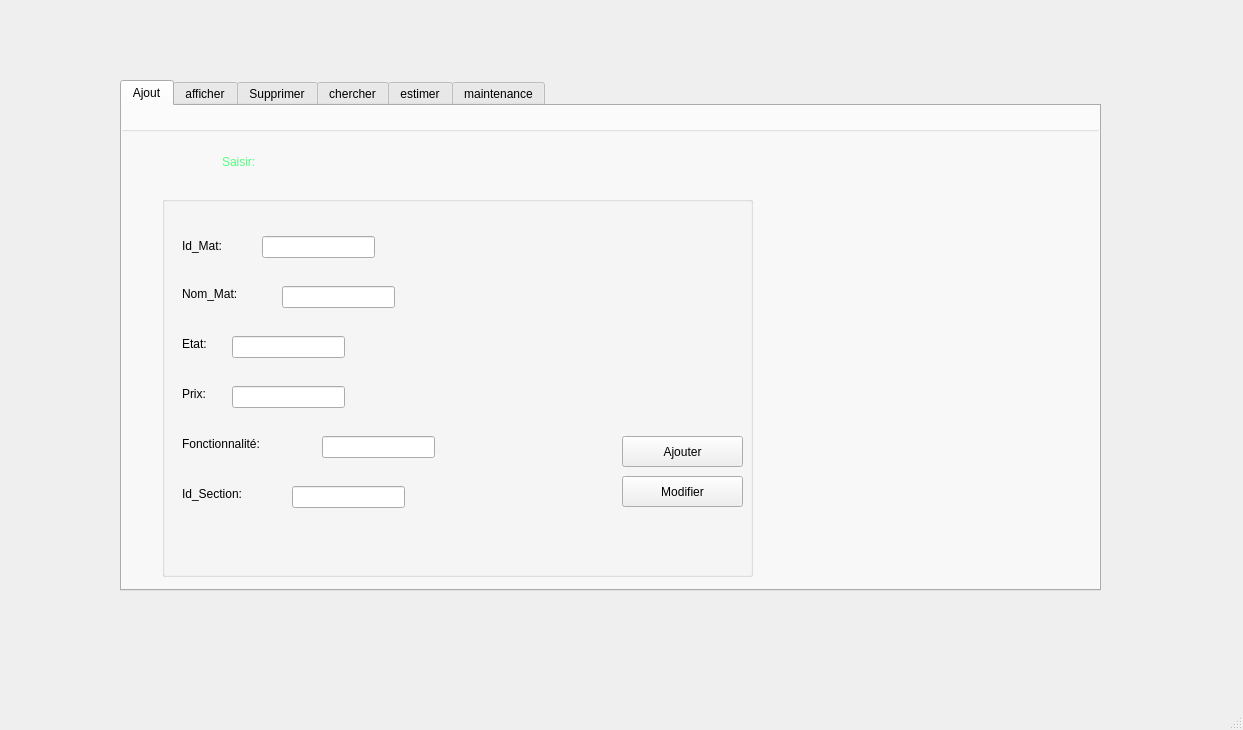
<?xml version="1.0" encoding="UTF-8"?>
<ui version="4.0">
 <class>GM_mainwindow</class>
 <widget class="QMainWindow" name="GM_mainwindow">
  <property name="geometry">
   <rect>
    <x>0</x>
    <y>0</y>
    <width>1243</width>
    <height>730</height>
   </rect>
  </property>
  <property name="windowTitle">
   <string>MainWindow</string>
  </property>
  <widget class="QWidget" name="centralwidget">
   <widget class="QTabWidget" name="Supprimer">
    <property name="geometry">
     <rect>
      <x>120</x>
      <y>80</y>
      <width>981</width>
      <height>511</height>
     </rect>
    </property>
    <property name="styleSheet">
     <string notr="true"/>
    </property>
    <property name="currentIndex">
     <number>0</number>
    </property>
    <widget class="QWidget" name="tab_2mat">
     <attribute name="title">
      <string>Ajout</string>
     </attribute>
     <widget class="QGroupBox" name="groupBox_sasier">
      <property name="geometry">
       <rect>
        <x>-180</x>
        <y>20</y>
        <width>1241</width>
        <height>691</height>
       </rect>
      </property>
      <property name="styleSheet">
       <string notr="true"/>
      </property>
      <property name="title">
       <string/>
      </property>
      <widget class="QLabel" name="saisie">
       <property name="geometry">
        <rect>
         <x>280</x>
         <y>0</y>
         <width>531</width>
         <height>71</height>
        </rect>
       </property>
       <property name="styleSheet">
        <string notr="true">font: 75 36pt &quot;MS Shell Dlg 2&quot;;
color: rgb(85, 255, 127);</string>
       </property>
       <property name="text">
        <string>Saisir:</string>
       </property>
      </widget>
      <widget class="QGroupBox" name="groupBox_4555">
       <property name="geometry">
        <rect>
         <x>220</x>
         <y>70</y>
         <width>591</width>
         <height>381</height>
        </rect>
       </property>
       <property name="title">
        <string/>
       </property>
       <widget class="QLabel" name="label_idmat">
        <property name="geometry">
         <rect>
          <x>20</x>
          <y>40</y>
          <width>71</width>
          <height>20</height>
         </rect>
        </property>
        <property name="styleSheet">
         <string notr="true">font: 75 12pt &quot;MS Shell Dlg 2&quot;;</string>
        </property>
        <property name="text">
         <string>Id_Mat:</string>
        </property>
       </widget>
       <widget class="QLineEdit" name="GM_lineEdit_id">
        <property name="geometry">
         <rect>
          <x>100</x>
          <y>40</y>
          <width>113</width>
          <height>22</height>
         </rect>
        </property>
       </widget>
       <widget class="QLabel" name="label_nommat">
        <property name="geometry">
         <rect>
          <x>20</x>
          <y>90</y>
          <width>91</width>
          <height>16</height>
         </rect>
        </property>
        <property name="styleSheet">
         <string notr="true">font: 75 12pt &quot;MS Shell Dlg 2&quot;;</string>
        </property>
        <property name="text">
         <string>Nom_Mat:</string>
        </property>
       </widget>
       <widget class="QLineEdit" name="GM_lineEdit_nom">
        <property name="geometry">
         <rect>
          <x>120</x>
          <y>90</y>
          <width>113</width>
          <height>22</height>
         </rect>
        </property>
       </widget>
       <widget class="QLabel" name="label_etat">
        <property name="geometry">
         <rect>
          <x>20</x>
          <y>140</y>
          <width>56</width>
          <height>16</height>
         </rect>
        </property>
        <property name="styleSheet">
         <string notr="true">font: 75 12pt &quot;MS Shell Dlg 2&quot;;</string>
        </property>
        <property name="text">
         <string>Etat:</string>
        </property>
       </widget>
       <widget class="QLineEdit" name="GM_lineEdit_etat">
        <property name="geometry">
         <rect>
          <x>70</x>
          <y>140</y>
          <width>113</width>
          <height>22</height>
         </rect>
        </property>
       </widget>
       <widget class="QLabel" name="label_prix">
        <property name="geometry">
         <rect>
          <x>20</x>
          <y>190</y>
          <width>56</width>
          <height>16</height>
         </rect>
        </property>
        <property name="styleSheet">
         <string notr="true">font: 75 12pt &quot;MS Shell Dlg 2&quot;;</string>
        </property>
        <property name="text">
         <string>Prix:</string>
        </property>
       </widget>
       <widget class="QLineEdit" name="GM_lineEdit_prix">
        <property name="geometry">
         <rect>
          <x>70</x>
          <y>190</y>
          <width>113</width>
          <height>22</height>
         </rect>
        </property>
       </widget>
       <widget class="QLabel" name="label_fonct">
        <property name="geometry">
         <rect>
          <x>20</x>
          <y>240</y>
          <width>131</width>
          <height>16</height>
         </rect>
        </property>
        <property name="styleSheet">
         <string notr="true">font: 75 12pt &quot;MS Shell Dlg 2&quot;;</string>
        </property>
        <property name="text">
         <string>Fonctionnalité:</string>
        </property>
       </widget>
       <widget class="QLineEdit" name="GM_lineEdit_fonctionnalite">
        <property name="geometry">
         <rect>
          <x>160</x>
          <y>240</y>
          <width>113</width>
          <height>22</height>
         </rect>
        </property>
       </widget>
       <widget class="QLabel" name="label_idsec">
        <property name="geometry">
         <rect>
          <x>20</x>
          <y>290</y>
          <width>101</width>
          <height>16</height>
         </rect>
        </property>
        <property name="styleSheet">
         <string notr="true">font: 75 12pt &quot;MS Shell Dlg 2&quot;;</string>
        </property>
        <property name="text">
         <string>Id_Section:</string>
        </property>
       </widget>
       <widget class="QLineEdit" name="GM_lineEdit_idsection">
        <property name="geometry">
         <rect>
          <x>130</x>
          <y>290</y>
          <width>113</width>
          <height>22</height>
         </rect>
        </property>
       </widget>
       <widget class="QPushButton" name="GM_ajouter_clicked_mat">
        <property name="geometry">
         <rect>
          <x>460</x>
          <y>240</y>
          <width>121</width>
          <height>31</height>
         </rect>
        </property>
        <property name="styleSheet">
         <string notr="true">font: 8pt &quot;MS Shell Dlg 2&quot;;</string>
        </property>
        <property name="text">
         <string>Ajouter</string>
        </property>
       </widget>
       <widget class="QPushButton" name="GM_modifiermat">
        <property name="geometry">
         <rect>
          <x>460</x>
          <y>280</y>
          <width>121</width>
          <height>31</height>
         </rect>
        </property>
        <property name="styleSheet">
         <string notr="true">font: 8pt &quot;MS Shell Dlg 2&quot;;</string>
        </property>
        <property name="text">
         <string>Modifier</string>
        </property>
       </widget>
      </widget>
      <zorder>groupBox_4555</zorder>
      <zorder>saisie</zorder>
     </widget>
    </widget>
    <widget class="QWidget" name="tab_3">
     <attribute name="title">
      <string>afficher</string>
     </attribute>
     <widget class="QGroupBox" name="groupBox_3AFFICHE">
      <property name="geometry">
       <rect>
        <x>10</x>
        <y>-101</y>
        <width>1241</width>
        <height>701</height>
       </rect>
      </property>
      <property name="styleSheet">
       <string notr="true"/>
      </property>
      <property name="title">
       <string/>
      </property>
      <widget class="QTableView" name="GM_tableViewaffiche">
       <property name="geometry">
        <rect>
         <x>25</x>
         <y>201</y>
         <width>821</width>
         <height>341</height>
        </rect>
       </property>
      </widget>
      <widget class="QLabel" name="affichagee">
       <property name="geometry">
        <rect>
         <x>110</x>
         <y>110</y>
         <width>421</width>
         <height>71</height>
        </rect>
       </property>
       <property name="styleSheet">
        <string notr="true">font: 75 36pt &quot;MS Shell Dlg 2&quot;;
color: rgb(85, 255, 127);</string>
       </property>
       <property name="text">
        <string>Affichage:</string>
       </property>
      </widget>
     </widget>
    </widget>
    <widget class="QWidget" name="tab">
     <attribute name="title">
      <string>Supprimer</string>
     </attribute>
     <widget class="QGroupBox" name="groupBoxSUPP">
      <property name="geometry">
       <rect>
        <x>60</x>
        <y>110</y>
        <width>761</width>
        <height>321</height>
       </rect>
      </property>
      <property name="title">
       <string/>
      </property>
      <widget class="QPushButton" name="GM_supprimermat">
       <property name="geometry">
        <rect>
         <x>300</x>
         <y>80</y>
         <width>121</width>
         <height>31</height>
        </rect>
       </property>
       <property name="styleSheet">
        <string notr="true">font: 8pt &quot;MS Shell Dlg 2&quot;;</string>
       </property>
       <property name="text">
        <string>Supprimer</string>
       </property>
      </widget>
      <widget class="QLabel" name="label_id222">
       <property name="geometry">
        <rect>
         <x>60</x>
         <y>90</y>
         <width>71</width>
         <height>20</height>
        </rect>
       </property>
       <property name="styleSheet">
        <string notr="true">font: 75 12pt &quot;MS Shell Dlg 2&quot;;</string>
       </property>
       <property name="text">
        <string>Id_Mat:</string>
       </property>
      </widget>
      <widget class="QLineEdit" name="GM_lineEdit_supp">
       <property name="geometry">
        <rect>
         <x>140</x>
         <y>90</y>
         <width>113</width>
         <height>22</height>
        </rect>
       </property>
      </widget>
     </widget>
     <widget class="QLabel" name="suppression">
      <property name="geometry">
       <rect>
        <x>80</x>
        <y>20</y>
        <width>421</width>
        <height>71</height>
       </rect>
      </property>
      <property name="styleSheet">
       <string notr="true">font: 75 36pt &quot;MS Shell Dlg 2&quot;;
color: rgb(85, 255, 127);</string>
      </property>
      <property name="text">
       <string>Supprimer:</string>
      </property>
     </widget>
    </widget>
    <widget class="QWidget" name="chercher">
     <attribute name="title">
      <string>chercher</string>
     </attribute>
     <widget class="QTableView" name="GM_tableView_chercher">
      <property name="geometry">
       <rect>
        <x>10</x>
        <y>180</y>
        <width>841</width>
        <height>181</height>
       </rect>
      </property>
     </widget>
     <widget class="QPushButton" name="GM_trimat">
      <property name="geometry">
       <rect>
        <x>90</x>
        <y>400</y>
        <width>93</width>
        <height>28</height>
       </rect>
      </property>
      <property name="text">
       <string>TriUp</string>
      </property>
     </widget>
     <widget class="QPushButton" name="GM_PDFexport">
      <property name="geometry">
       <rect>
        <x>760</x>
        <y>400</y>
        <width>93</width>
        <height>28</height>
       </rect>
      </property>
      <property name="text">
       <string>Exporter pdf</string>
      </property>
     </widget>
     <widget class="QPushButton" name="GM_cherchermat">
      <property name="geometry">
       <rect>
        <x>380</x>
        <y>120</y>
        <width>93</width>
        <height>28</height>
       </rect>
      </property>
      <property name="text">
       <string>Chercher</string>
      </property>
     </widget>
     <widget class="QLabel" name="label_id33">
      <property name="geometry">
       <rect>
        <x>130</x>
        <y>120</y>
        <width>71</width>
        <height>20</height>
       </rect>
      </property>
      <property name="styleSheet">
       <string notr="true">font: 75 12pt &quot;MS Shell Dlg 2&quot;;</string>
      </property>
      <property name="text">
       <string>Id_Mat:</string>
      </property>
     </widget>
     <widget class="QLineEdit" name="GM_lineEdit_cherch">
      <property name="geometry">
       <rect>
        <x>220</x>
        <y>120</y>
        <width>113</width>
        <height>22</height>
       </rect>
      </property>
     </widget>
     <widget class="QLabel" name="GM_chercherpage">
      <property name="geometry">
       <rect>
        <x>30</x>
        <y>20</y>
        <width>421</width>
        <height>61</height>
       </rect>
      </property>
      <property name="styleSheet">
       <string notr="true">font: 75 36pt &quot;MS Shell Dlg 2&quot;;
color: rgb(85, 255, 127);</string>
      </property>
      <property name="text">
       <string>Chercher:</string>
      </property>
     </widget>
     <widget class="QPushButton" name="GM_tri_mat2">
      <property name="geometry">
       <rect>
        <x>210</x>
        <y>400</y>
        <width>93</width>
        <height>28</height>
       </rect>
      </property>
      <property name="text">
       <string>TriDown</string>
      </property>
     </widget>
     <widget class="QPushButton" name="GM_satistique_mat">
      <property name="geometry">
       <rect>
        <x>480</x>
        <y>410</y>
        <width>93</width>
        <height>28</height>
       </rect>
      </property>
      <property name="text">
       <string>statistique</string>
      </property>
     </widget>
     <zorder>GM_PDFexport</zorder>
     <zorder>GM_tableView_chercher</zorder>
     <zorder>GM_trimat</zorder>
     <zorder>GM_cherchermat</zorder>
     <zorder>label_id33</zorder>
     <zorder>GM_lineEdit_cherch</zorder>
     <zorder>GM_chercherpage</zorder>
     <zorder>GM_tri_mat2</zorder>
     <zorder>GM_satistique_mat</zorder>
    </widget>
    <widget class="QWidget" name="tab_4ESTI">
     <attribute name="title">
      <string>estimer</string>
     </attribute>
     <widget class="QGroupBox" name="groupBox_5ESTI">
      <property name="geometry">
       <rect>
        <x>40</x>
        <y>100</y>
        <width>441</width>
        <height>271</height>
       </rect>
      </property>
      <property name="title">
       <string/>
      </property>
      <widget class="QLabel" name="label_votreprix">
       <property name="geometry">
        <rect>
         <x>10</x>
         <y>110</y>
         <width>301</width>
         <height>16</height>
        </rect>
       </property>
       <property name="styleSheet">
        <string notr="true">font: 75 11pt &quot;MS Shell Dlg 2&quot;;</string>
       </property>
       <property name="text">
        <string> Le prix de materiel choisit est:</string>
       </property>
      </widget>
      <widget class="QLineEdit" name="GM_lineEdit_pr">
       <property name="geometry">
        <rect>
         <x>250</x>
         <y>150</y>
         <width>141</width>
         <height>22</height>
        </rect>
       </property>
      </widget>
      <widget class="QComboBox" name="GM_comboBoxmat">
       <property name="geometry">
        <rect>
         <x>60</x>
         <y>20</y>
         <width>281</width>
         <height>21</height>
        </rect>
       </property>
       <property name="styleSheet">
        <string notr="true">font: 75 10pt &quot;MS Shell Dlg 2&quot;;</string>
       </property>
       <item>
        <property name="text">
         <string>Choisir votre materiel:</string>
        </property>
       </item>
       <item>
        <property name="text">
         <string>tracteur</string>
        </property>
       </item>
       <item>
        <property name="text">
         <string>charrure</string>
        </property>
       </item>
       <item>
        <property name="text">
         <string>presse a balles</string>
        </property>
       </item>
       <item>
        <property name="text">
         <string>Le rotoculteur</string>
        </property>
       </item>
       <item>
        <property name="text">
         <string>Capteurs de température et d'humidité de l'air</string>
        </property>
       </item>
       <item>
        <property name="text">
         <string>capteurs de qualité de l'eau</string>
        </property>
       </item>
       <item>
        <property name="text">
         <string>motoculteur</string>
        </property>
       </item>
       <item>
        <property name="text">
         <string>Semoir et épandeur d'engrais</string>
        </property>
       </item>
       <item>
        <property name="text">
         <string>La moissonneuse-batteuse</string>
        </property>
       </item>
       <item>
        <property name="text">
         <string>La herse</string>
        </property>
       </item>
      </widget>
      <widget class="QPushButton" name="GM_pushButton_annul">
       <property name="geometry">
        <rect>
         <x>330</x>
         <y>230</y>
         <width>93</width>
         <height>28</height>
        </rect>
       </property>
       <property name="text">
        <string>Annuler</string>
       </property>
      </widget>
      <widget class="QPushButton" name="GM_pushButton_vald">
       <property name="geometry">
        <rect>
         <x>330</x>
         <y>190</y>
         <width>93</width>
         <height>28</height>
        </rect>
       </property>
       <property name="text">
        <string>Valider</string>
       </property>
      </widget>
     </widget>
     <widget class="QLabel" name="estimation">
      <property name="geometry">
       <rect>
        <x>60</x>
        <y>20</y>
        <width>631</width>
        <height>61</height>
       </rect>
      </property>
      <property name="styleSheet">
       <string notr="true">font: 75 36pt &quot;MS Shell Dlg 2&quot;;
color: rgb(85, 255, 127);</string>
      </property>
      <property name="text">
       <string>Estimation d'un cout:</string>
      </property>
     </widget>
     <widget class="QDoubleSpinBox" name="GM_doubleSpinBox">
      <property name="geometry">
       <rect>
        <x>540</x>
        <y>220</y>
        <width>271</width>
        <height>161</height>
       </rect>
      </property>
     </widget>
     <widget class="QProgressBar" name="GM_progressBar">
      <property name="geometry">
       <rect>
        <x>600</x>
        <y>150</y>
        <width>201</width>
        <height>23</height>
       </rect>
      </property>
      <property name="value">
       <number>24</number>
      </property>
     </widget>
    </widget>
    <widget class="QWidget" name="tab_5MAINT">
     <attribute name="title">
      <string>maintenance</string>
     </attribute>
     <widget class="QGroupBox" name="groupBox_6MAINT">
      <property name="geometry">
       <rect>
        <x>120</x>
        <y>140</y>
        <width>761</width>
        <height>281</height>
       </rect>
      </property>
      <property name="title">
       <string/>
      </property>
      <widget class="QLabel" name="GM_label_reparer">
       <property name="geometry">
        <rect>
         <x>410</x>
         <y>150</y>
         <width>341</width>
         <height>21</height>
        </rect>
       </property>
       <property name="styleSheet">
        <string notr="true">font: 75 10pt &quot;MS Shell Dlg 2&quot;;</string>
       </property>
       <property name="text">
        <string>Voulez vous reparer une telle materiel ?</string>
       </property>
      </widget>
      <widget class="QLabel" name="GM_label_panne">
       <property name="geometry">
        <rect>
         <x>20</x>
         <y>20</y>
         <width>251</width>
         <height>21</height>
        </rect>
       </property>
       <property name="styleSheet">
        <string notr="true">font: 75 12pt &quot;MS Shell Dlg 2&quot;;</string>
       </property>
       <property name="text">
        <string>Id materiel en panne:</string>
       </property>
      </widget>
      <widget class="QLineEdit" name="GM_lineEdit_idpanne">
       <property name="geometry">
        <rect>
         <x>230</x>
         <y>20</y>
         <width>201</width>
         <height>22</height>
        </rect>
       </property>
      </widget>
      <widget class="QPushButton" name="GM_pushButton_oui_maintennance">
       <property name="geometry">
        <rect>
         <x>530</x>
         <y>200</y>
         <width>93</width>
         <height>28</height>
        </rect>
       </property>
       <property name="text">
        <string>Oui</string>
       </property>
      </widget>
      <widget class="QPushButton" name="GM_nonMaintenance">
       <property name="geometry">
        <rect>
         <x>650</x>
         <y>200</y>
         <width>93</width>
         <height>28</height>
        </rect>
       </property>
       <property name="text">
        <string>Non</string>
       </property>
      </widget>
      <widget class="QTableView" name="GM_tableView_maintennance">
       <property name="geometry">
        <rect>
         <x>5</x>
         <y>60</y>
         <width>391</width>
         <height>192</height>
        </rect>
       </property>
      </widget>
      <widget class="QPushButton" name="GM_ajouterID">
       <property name="geometry">
        <rect>
         <x>470</x>
         <y>20</y>
         <width>93</width>
         <height>28</height>
        </rect>
       </property>
       <property name="text">
        <string>Ajouter</string>
       </property>
      </widget>
     </widget>
     <widget class="QLabel" name="Maintenanceetrepartition">
      <property name="geometry">
       <rect>
        <x>70</x>
        <y>30</y>
        <width>731</width>
        <height>71</height>
       </rect>
      </property>
      <property name="styleSheet">
       <string notr="true">
font: 75 36pt &quot;MS Shell Dlg 2&quot;;
color: rgb(85, 255, 127);</string>
      </property>
      <property name="text">
       <string>Maintenace et Repartition:</string>
      </property>
     </widget>
    </widget>
   </widget>
  </widget>
  <widget class="QMenuBar" name="menubar">
   <property name="geometry">
    <rect>
     <x>0</x>
     <y>0</y>
     <width>1243</width>
     <height>26</height>
    </rect>
   </property>
  </widget>
  <widget class="QStatusBar" name="statusbar"/>
 </widget>
 <resources/>
 <connections/>
</ui>
